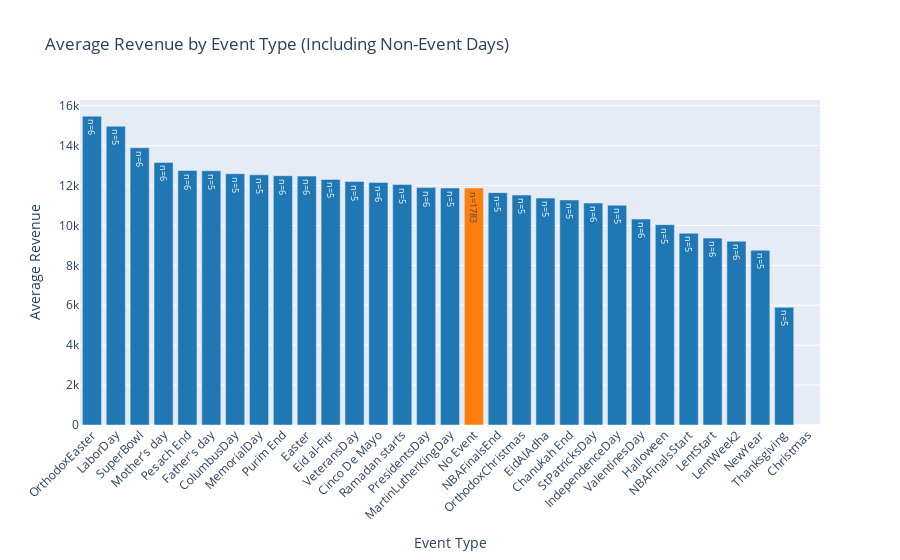

Notebook code for this chart:
### Markdown cell above
## Event analysis

### Code cell
# Create a copy of the dataframe
store_events = store_data.copy()

# Create separate rows for each event
events_df1 = store_data[store_data["event_name_1"].notna()][
    ["date", "revenue", "event_name_1"]
].rename(columns={"event_name_1": "event"})
events_df2 = store_data[store_data["event_name_2"].notna()][
    ["date", "revenue", "event_name_2"]
].rename(columns={"event_name_2": "event"})
events_combined = pd.concat([events_df1, events_df2], ignore_index=True)

# Add No Event days
no_event_days = store_data[
    store_data["event_name_1"].isna() & store_data["event_name_2"].isna()
].copy()
no_event_days["event"] = "No Event"
no_event_days = no_event_days[["date", "revenue", "event"]]

# Combine all events and no-event days
all_events = pd.concat([events_combined, no_event_days], ignore_index=True)

# Calculate impact for all events
event_impact = (
    all_events.groupby("event")["revenue"].agg(["mean", "count"]).reset_index()
)

# Sort by mean revenue in descending order
event_impact = event_impact.sort_values("mean", ascending=False)

# Create color list where No Event is a different color
colors = ["#1f77b4" if x != "No Event" else "#ff7f0e" for x in event_impact["event"]]

# Create bar plot
fig = px.bar(
    event_impact,
    x="event",
    y="mean",
    text=event_impact["count"].apply(lambda x: f"n={x}"),  # Add count as text on bars
    title="Average Revenue by Event Type (Including Non-Event Days)",
    labels={"mean": "Average Revenue", "event": "Event Type"},
)

# Update traces with colors and text position
fig.update_traces(marker_color=colors, textposition="auto")

# Improve readability of x-axis labels
fig.update_layout(xaxis_tickangle=-45, showlegend=False)

fig.show()

### Figure 1 — Plotly figure (JSON) as saved in the notebook; plotly's stock layout.template omitted (floating-point values rounded to 4 significant figures)
{"data": [{"hovertemplate": "Event Type=%{x}<br>Average Revenue=%{y}<br>text=%{text}<extra></extra>", "legendgroup": "", "marker": {"color": ["#1f77b4", "#1f77b4", "#1f77b4", "#1f77b4", "#1f77b4", "#1f77b4", "#1f77b4", "#1f77b4", "#1f77b4", "#1f77b4", "#1f77b4", "#1f77b4", "#1f77b4", "#1f77b4", "#1f77b4", "#1f77b4", "#ff7f0e", "#1f77b4", "#1f77b4", "#1f77b4", "#1f77b4", "#1f77b4", "#1f77b4", "#1f77b4", "#1f77b4", "#1f77b4", "#1f77b4", "#1f77b4", "#1f77b4", "#1f77b4", "#1f77b4"], "pattern": {"shape": ""}}, "name": "", "orientation": "v", "showlegend": false, "text": ["n=6", "n=5", "n=6", "n=6", "n=6", "n=5", "n=5", "n=5", "n=6", "n=6", "n=5", "n=5", "n=6", "n=5", "n=6", "n=5", "n=1783", "n=5", "n=5", "n=5", "n=5", "n=6", "n=5", "n=6", "n=5", "n=5", "n=6", "n=6", "n=5", "n=5", "n=5"], "textposition": "auto", "type": "bar", "x": ["OrthodoxEaster", "LaborDay", "SuperBowl", "Mother's day", "Pesach End", "Father's day", "ColumbusDay", "MemorialDay", "Purim End", "Easter", "Eid al-Fitr", "VeteransDay", "Cinco De Mayo", "Ramadan starts", "PresidentsDay", "MartinLutherKingDay", "No Event", "NBAFinalsEnd", "OrthodoxChristmas", "EidAlAdha", "Chanukah End", "StPatricksDay", "IndependenceDay", "ValentinesDay", "Halloween", "NBAFinalsStart", "LentStart", "LentWeek2", "NewYear", "Thanksgiving", "Christmas"], "xaxis": "x", "y": [15480.0, 14970.0, 13900.0, 13160.0, 12760.0, 12740.0, 12600.0, 12540.0, 12500.0, 12480.0, 12310.0, 12200.0, 12160.0, 12060.0, 11900.0, 11880.0, 11880.0, 11650.0, 11530.0, 11370.0, 11280.0, 11130.0, 11020.0, 10320.0, 10040.0, 9612.0, 9369.0, 9212.0, 8754.0, 5899.0, 0.0], "yaxis": "y"}], "layout": {"barmode": "relative", "legend": {"tracegroupgap": 0}, "showlegend": false, "title": {"text": "Average Revenue by Event Type (Including Non-Event Days)"}, "xaxis": {"anchor": "y", "domain": [0, 1], "tickangle": -45, "title": {"text": "Event Type"}}, "yaxis": {"anchor": "x", "domain": [0, 1], "title": {"text": "Average Revenue"}}}}
